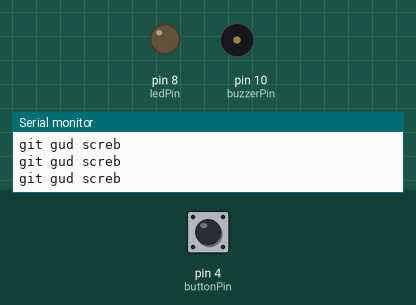
Simulated run of this sketch. Board: Arduino Uno, built with avr-gcc and run on an emulated ATmega328P. Parts: output pins drawn as LEDs (lit = HIGH), buzzer (waves = sounding), the last lines printed to the serial monitor. Dashed ring = blinking. Inputs (shaded band) come from the test bench; at power-on: pin 4 (buttonPin) LOW.

Above: at 1.2 s.
1.3 s: pin 4 (buttonPin) pulled HIGH for 0.15 s
At 1.39 s:
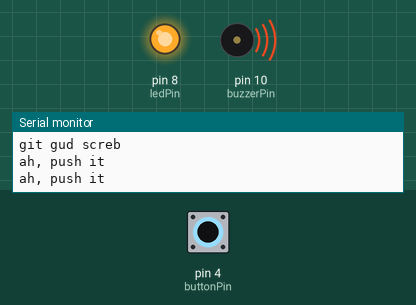
2.9 s: pin 4 (buttonPin) pulled HIGH for 1 s
At 5.2 s:
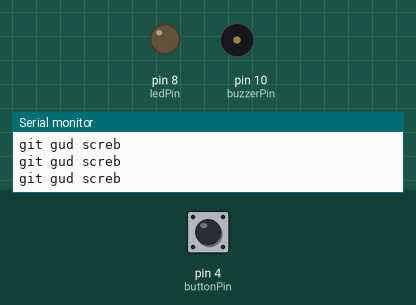
6.9 s: pin 4 (buttonPin) pulsed HIGH 2 times (0.12 s each, 0.3 s apart)
At 6.97 s:
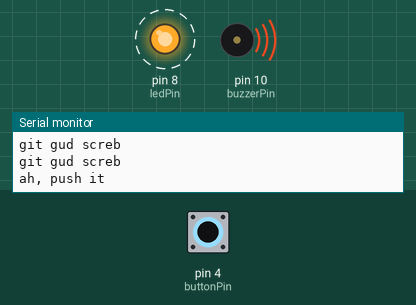
10.5 s: pin 4 (buttonPin) pulsed HIGH 5 times (0.12 s each, 0.3 s apart)
At 13.2 s:
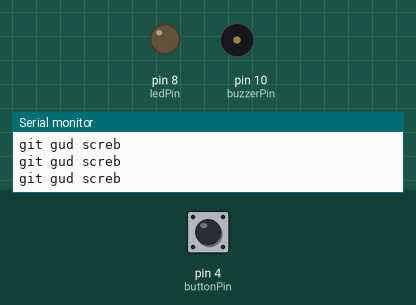
Timing chart, 0 to 14.7 s (numbered marks = the images above; inputs shaded):
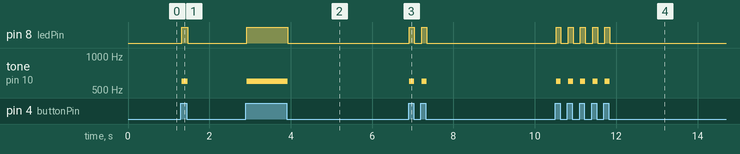

The sketch:

morse.ino
```cpp
// the morse you know!

int buttonPin = 4;
int ledPin = 8;
int buzzerPin = 10;

void setup() {
  // got any more of them pins?
  pinMode(buttonPin, INPUT);
  pinMode(ledPin, OUTPUT);
  pinMode(buzzerPin, OUTPUT);
  Serial.begin(9600); // so we can mock the user with harsh words
}

void loop() {
  // yo, what is the button doing rn?
  int buttonState = digitalRead(buttonPin);

  // if pressed (HIGH) then light that LED up and play a b-e-a-YOOOO-tiful tone
  if(buttonState == HIGH) {
    Serial.println("ah, push it");
    digitalWrite(ledPin, HIGH);
    tone(buzzerPin, 600); // 800 because generally morse code tone is 600 - 800 Hz, and 600 Hz sounds best (less piercing)
  } else {
    Serial.println("git gud screb");
    digitalWrite(ledPin, LOW);
    noTone(buzzerPin); // without this, *sad continuous buzzer noises*
  }
}
```

Measured:
- after the input at 1.3 s, pin 8 (ledPin): LOW → HIGH at once, → LOW 0.15 s later; tone on pin 10 (buzzerPin): silent → 600 Hz at once, → silent 0.15 s later
- after the input at 2.9 s, pin 8 (ledPin): LOW → HIGH at once, → LOW 1.0 s later; tone on pin 10 (buzzerPin): silent → 600 Hz at once, → silent 1.0 s later
- after the input at 6.9 s, pin 8 (ledPin): alternates HIGH for 0.12 s and LOW for 0.19 s, 4 changes in all, then stays LOW, starting at once; tone on pin 10 (buzzerPin): alternates 600 Hz for 0.12 s and silent for 0.19 s, 4 changes in all, then stays silent, starting at once
- after the input at 10.5 s, pin 8 (ledPin): alternates HIGH for 0.12 s and LOW for 0.18 s, 10 changes in all, then stays LOW, starting at once; tone on pin 10 (buzzerPin): alternates 600 Hz for 0.12 s and silent for 0.18 s, 10 changes in all, then stays silent, starting at once
